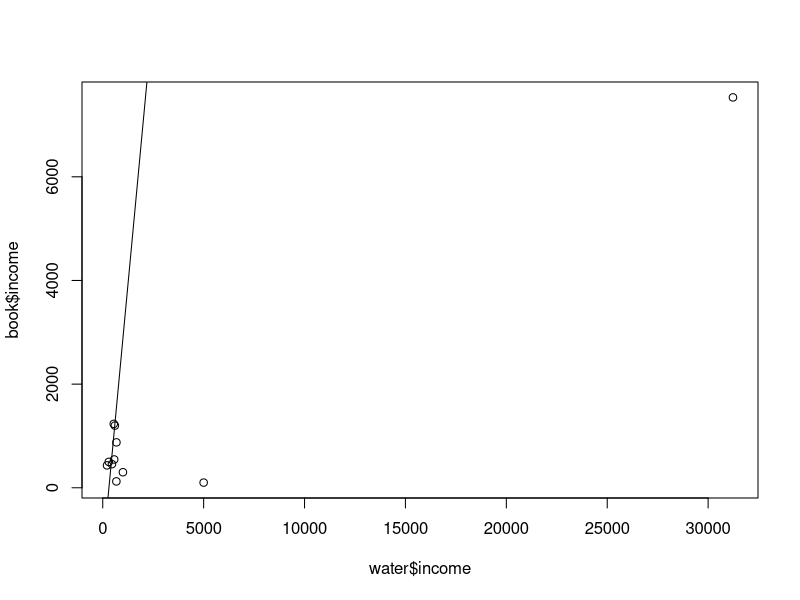

Recreate this plot in R.
water <- read.csv("waterSells.csv")

book <- read.table("bookSells.txt", header = T, sep = ",")
print(book)

plot(water$income, book$income)
cor.test(water$income, book$income)
line <- lm(water$income ~ book$income)
abline(line)
